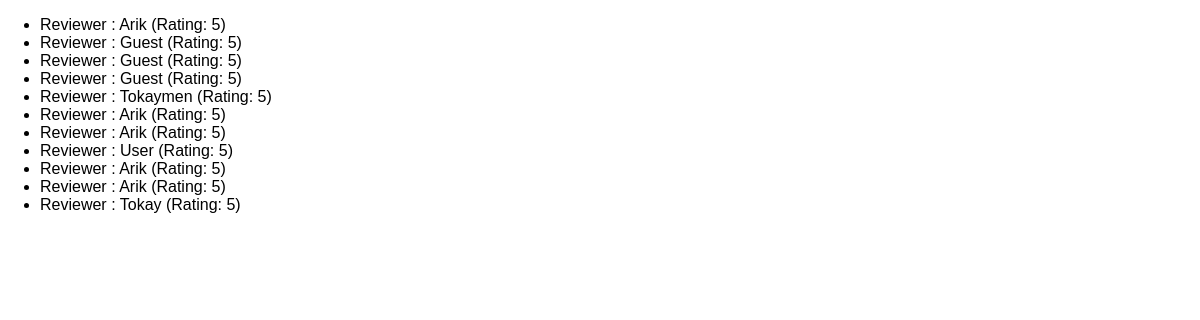
/review-list/, run on the app's committed database.
### reviews/models.py (models this page shows)
class Review(models.Model):
    user_name = models.CharField(max_length=100)
    review_text = models.TextField()
    rating = models.IntegerField()

### reviews/views.py (the view)
# urls.py: path('review-list/', views.ReviewListView.as_view()),
class ReviewListView(ListView):
    model = Review
    template_name = "reviews/list_review.html"
    context_object_name = "reviews"  # to retrieve data to view as name reviews
    def get_queryset(self):
        base_query = super().get_queryset()
        data = base_query.filter(rating__gt=4)
        return data

### reviews/templates/reviews/list_review.html (shortened to what this page needs)
{% extends 'reviews/base.html' %}
{% block content %}
    <ul>
        {% for items in reviews %}
            <li>Reviewer : {{items.user_name}} (Rating: {{items.rating}})</li>
        {% endfor %}
    </ul>
{% endblock content %}

### reviews/static/reviews/styles.css (style rules this page uses)
body { font-family: sans-serif; margin: 0; }

### data on the page
Review: user_name "Arik", rating "5"
Review: user_name "Guest", rating "5"
Review: user_name "Guest", rating "5"
Review: user_name "Guest", rating "5"
Review: user_name "Tokaymen", rating "5"
Review: user_name "Arik", rating "5"
Review: user_name "Arik", rating "5"
Review: user_name "User", rating "5"
Review: user_name "Arik", rating "5"
Review: user_name "Arik", rating "5"
Review: user_name "Tokay", rating "5"
